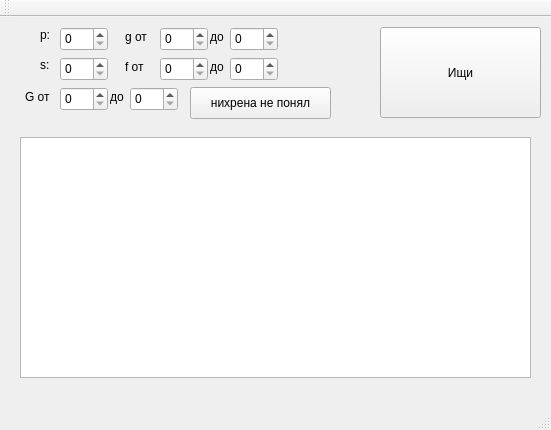
<?xml version="1.0" encoding="UTF-8"?>
<ui version="4.0">
 <class>MainWindow</class>
 <widget class="QMainWindow" name="MainWindow">
  <property name="geometry">
   <rect>
    <x>0</x>
    <y>0</y>
    <width>551</width>
    <height>430</height>
   </rect>
  </property>
  <property name="windowTitle">
   <string>MainWindow</string>
  </property>
  <widget class="QWidget" name="centralWidget">
   <widget class="QTextBrowser" name="textBrowser">
    <property name="geometry">
     <rect>
      <x>20</x>
      <y>120</y>
      <width>511</width>
      <height>241</height>
     </rect>
    </property>
   </widget>
   <widget class="QSpinBox" name="p">
    <property name="geometry">
     <rect>
      <x>60</x>
      <y>10</y>
      <width>48</width>
      <height>24</height>
     </rect>
    </property>
   </widget>
   <widget class="QSpinBox" name="s">
    <property name="geometry">
     <rect>
      <x>60</x>
      <y>40</y>
      <width>48</width>
      <height>24</height>
     </rect>
    </property>
   </widget>
   <widget class="QSpinBox" name="GFrom">
    <property name="geometry">
     <rect>
      <x>60</x>
      <y>70</y>
      <width>48</width>
      <height>24</height>
     </rect>
    </property>
   </widget>
   <widget class="QSpinBox" name="GTo">
    <property name="geometry">
     <rect>
      <x>130</x>
      <y>70</y>
      <width>48</width>
      <height>24</height>
     </rect>
    </property>
   </widget>
   <widget class="QLabel" name="label">
    <property name="geometry">
     <rect>
      <x>40</x>
      <y>10</y>
      <width>16</width>
      <height>16</height>
     </rect>
    </property>
    <property name="text">
     <string>p:</string>
    </property>
   </widget>
   <widget class="QLabel" name="label_2">
    <property name="geometry">
     <rect>
      <x>40</x>
      <y>40</y>
      <width>16</width>
      <height>16</height>
     </rect>
    </property>
    <property name="text">
     <string>s:</string>
    </property>
   </widget>
   <widget class="QLabel" name="label_3">
    <property name="geometry">
     <rect>
      <x>25</x>
      <y>70</y>
      <width>31</width>
      <height>20</height>
     </rect>
    </property>
    <property name="text">
     <string>G от</string>
    </property>
   </widget>
   <widget class="QLabel" name="label_4">
    <property name="geometry">
     <rect>
      <x>110</x>
      <y>70</y>
      <width>21</width>
      <height>20</height>
     </rect>
    </property>
    <property name="text">
     <string>до</string>
    </property>
   </widget>
   <widget class="QSpinBox" name="gTo">
    <property name="geometry">
     <rect>
      <x>230</x>
      <y>10</y>
      <width>48</width>
      <height>24</height>
     </rect>
    </property>
   </widget>
   <widget class="QSpinBox" name="gFrom">
    <property name="geometry">
     <rect>
      <x>160</x>
      <y>10</y>
      <width>48</width>
      <height>24</height>
     </rect>
    </property>
   </widget>
   <widget class="QLabel" name="label_5">
    <property name="geometry">
     <rect>
      <x>125</x>
      <y>10</y>
      <width>31</width>
      <height>20</height>
     </rect>
    </property>
    <property name="text">
     <string>g от</string>
    </property>
   </widget>
   <widget class="QLabel" name="label_6">
    <property name="geometry">
     <rect>
      <x>210</x>
      <y>10</y>
      <width>21</width>
      <height>20</height>
     </rect>
    </property>
    <property name="text">
     <string>до</string>
    </property>
   </widget>
   <widget class="QLabel" name="label_7">
    <property name="geometry">
     <rect>
      <x>125</x>
      <y>40</y>
      <width>31</width>
      <height>20</height>
     </rect>
    </property>
    <property name="text">
     <string>f от</string>
    </property>
   </widget>
   <widget class="QSpinBox" name="fFrom">
    <property name="geometry">
     <rect>
      <x>160</x>
      <y>40</y>
      <width>48</width>
      <height>24</height>
     </rect>
    </property>
   </widget>
   <widget class="QSpinBox" name="fTo">
    <property name="geometry">
     <rect>
      <x>230</x>
      <y>40</y>
      <width>48</width>
      <height>24</height>
     </rect>
    </property>
   </widget>
   <widget class="QLabel" name="label_8">
    <property name="geometry">
     <rect>
      <x>210</x>
      <y>40</y>
      <width>21</width>
      <height>20</height>
     </rect>
    </property>
    <property name="text">
     <string>до</string>
    </property>
   </widget>
   <widget class="QPushButton" name="pushButton">
    <property name="geometry">
     <rect>
      <x>380</x>
      <y>10</y>
      <width>161</width>
      <height>91</height>
     </rect>
    </property>
    <property name="text">
     <string>Ищи</string>
    </property>
   </widget>
   <widget class="QPushButton" name="pushButton_2">
    <property name="geometry">
     <rect>
      <x>190</x>
      <y>70</y>
      <width>141</width>
      <height>32</height>
     </rect>
    </property>
    <property name="text">
     <string>нихрена не понял</string>
    </property>
   </widget>
  </widget>
  <widget class="QMenuBar" name="menuBar">
   <property name="geometry">
    <rect>
     <x>0</x>
     <y>0</y>
     <width>551</width>
     <height>22</height>
    </rect>
   </property>
  </widget>
  <widget class="QToolBar" name="mainToolBar">
   <attribute name="toolBarArea">
    <enum>TopToolBarArea</enum>
   </attribute>
   <attribute name="toolBarBreak">
    <bool>false</bool>
   </attribute>
  </widget>
  <widget class="QStatusBar" name="statusBar"/>
 </widget>
 <layoutdefault spacing="6" margin="11"/>
 <resources/>
 <connections/>
</ui>
